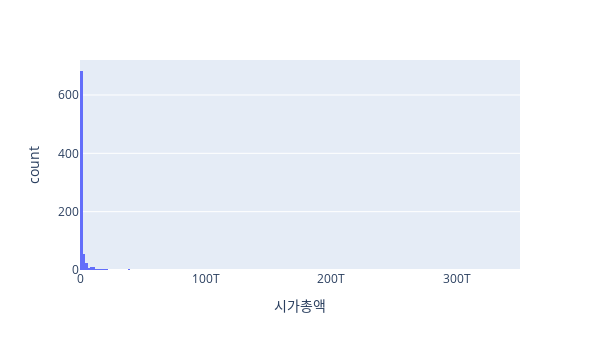

The notebook cell saved with this chart:
### Code cell
marketData = pd.read_excel('marketData.xlsx', engine='openpyxl')
marketData = marketData.dropna(subset=['영업이익', '매출액'])
marketData['영업이익'] = marketData['영업이익'].str.replace(',','').astype(int)
marketData['매출액'] = marketData['매출액'].str.replace(',','').astype(int)

colors = ['#1f77b4','#ff7f0e','#2ca02c',  '#d62728','#9467bd','#8c564b','#e377c2',  '#7f7f7f','#bcbd22','#17becf']
def bar(df, x, y, title=" "):
    fig = px.bar(df, x=x, y=y, title=title,height=350, width=1000, color='Sector')
    fig.show()  

def hist(x_values, x_label=" "):
    fig = px.histogram(x_values, x=x_label, height=350, width=600)
    fig.show()
    
def boxplot(df, x, y):
    fig = px.box(df, x=x, y=y, height=400, width=1000, color = "Sector", points="all", hover_data=[df["종목명"]])
    fig.show()
    
market = "KOSPI"
#KOSPI 시가총액 분포
companies = marketData[marketData['시장구분'] == market].sort_values(by=['시가총액'])
hist(companies['시가총액'], "시가총액")

### Figure 1 — Plotly figure (JSON) as saved in the notebook; plotly's stock layout.template omitted (floating-point values rounded to 4 significant figures; data arrays with more than 128 entries replaced by an {"elided": "..."} marker saying what was removed)
{"data": [{"alignmentgroup": "True", "bingroup": "x", "hovertemplate": "시가총액=%{x}<br>count=%{y}<extra></extra>", "legendgroup": "", "marker": {"color": "#636efa", "pattern": {"shape": ""}}, "name": "", "offsetgroup": "", "orientation": "v", "showlegend": false, "type": "histogram", "x": {"elided": "813 int values"}, "xaxis": "x", "yaxis": "y"}], "layout": {"barmode": "relative", "height": 350, "legend": {"tracegroupgap": 0}, "margin": {"t": 60}, "width": 600, "xaxis": {"anchor": "y", "domain": [0, 1], "title": {"text": "시가총액"}}, "yaxis": {"anchor": "x", "domain": [0, 1], "title": {"text": "count"}}}}
